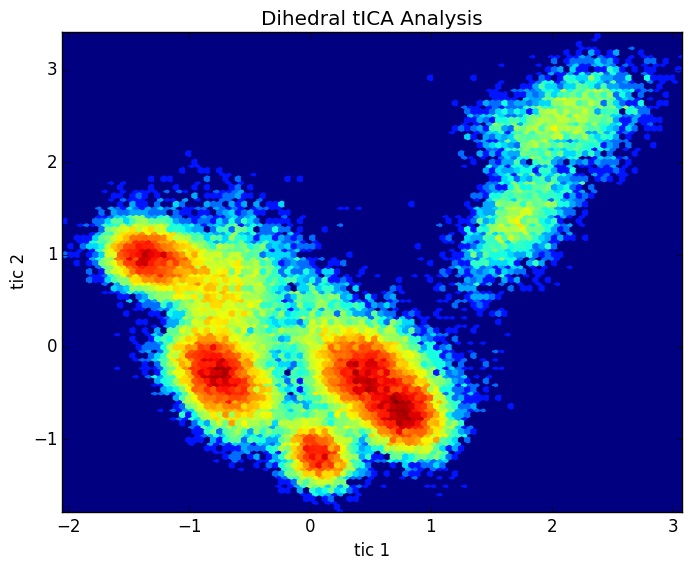

Generate this figure with Python:
import matplotlib
matplotlib.use('Agg')

from msmbuilder.dataset import dataset
from msmbuilder import msm, featurizer, utils, decomposition

import numpy as np
import mdtraj as md
import matplotlib.pyplot as plt

from glob import glob
import os

# Source directory for MEK simulations
source_directory = '/cbio/jclab/projects/fah/fah-data/munged/no-solvent/10488'

################################################################################
# Load trajectories
################################################################################

print ('loading trajectories...')
filenames = glob(os.path.join(source_directory, '*0.h5'))
trajectories = [md.load(filename) for filename in filenames]
print "We are analyzing %s trajectories." % len(trajectories)

################################################################################
# initialize dihedral and tICA features
################################################################################

print('initializing dihedral and tICA features...')
dihedrals = featurizer.DihedralFeaturizer(types=["chi1"]).transform(trajectories)
print "We are using %s chi1 dihedral features." % len(dihedrals[0])
tica = decomposition.tICA(n_components = 4,lag_time= 1600)
X = tica.fit_transform(dihedrals)

################################################################################
# Make eigenvalues plot
################################################################################

plt.clf()
eigenvalues = (tica.eigenvalues_)**2

sum_eigenvalues = np.sum(eigenvalues[0:2])

print "This is the sum of the first two eigenvalues: %s." % sum_eigenvalues

plt.plot(eigenvalues)
plt.xlim(0,4)
plt.ylim(0,1.2)
plt.annotate('sum first two: %s.' % sum_eigenvalues, xy=(0.25,0.1))
plt.savefig('msmb-eigenvalues.png')

################################################################################
# plot first two tics
################################################################################

plt.clf()

Xf = np.concatenate(X)
plt.hexbin(Xf[:,0], Xf[:, 1], bins='log')
plt.title("Dihedral tICA Analysis")
plt.xlabel("tic 1")
plt.ylabel("tic 2")

plt.savefig("msmbuilder-finding4-mek.png", bbox_inches="tight")

